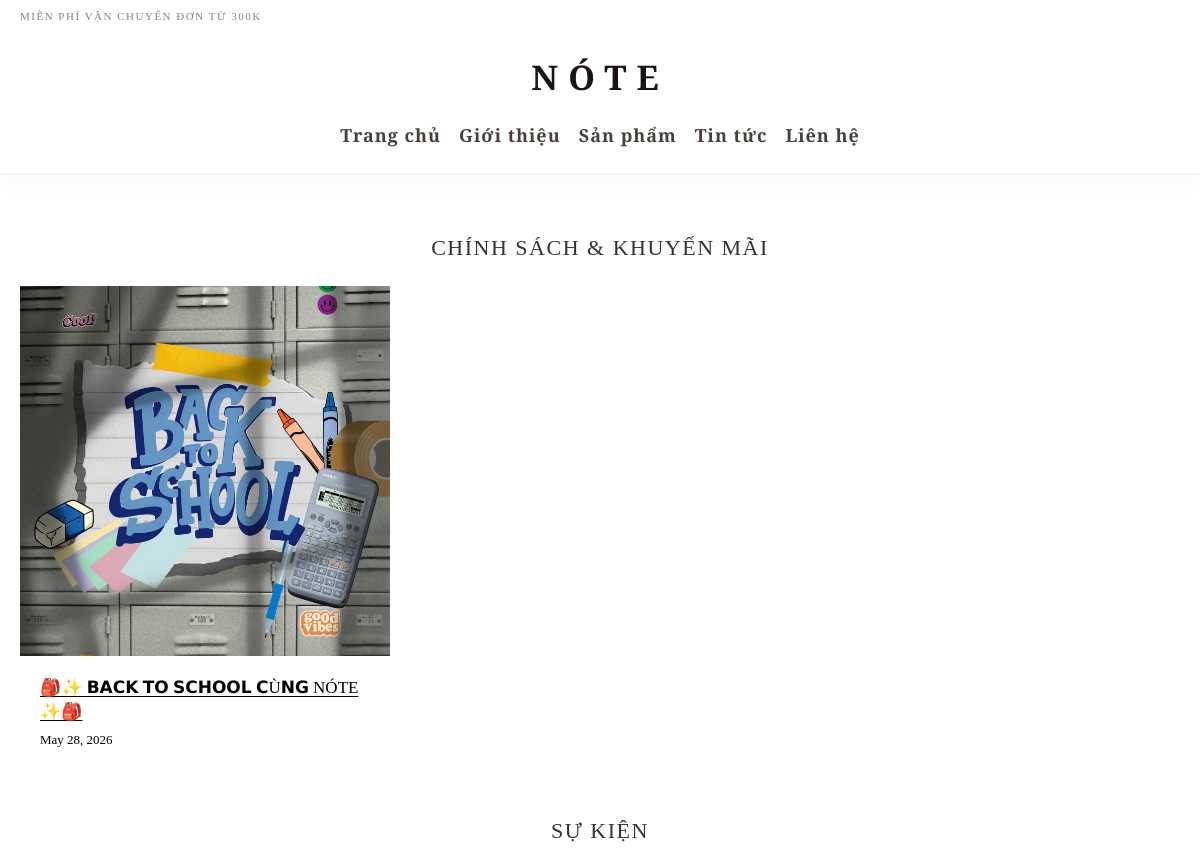
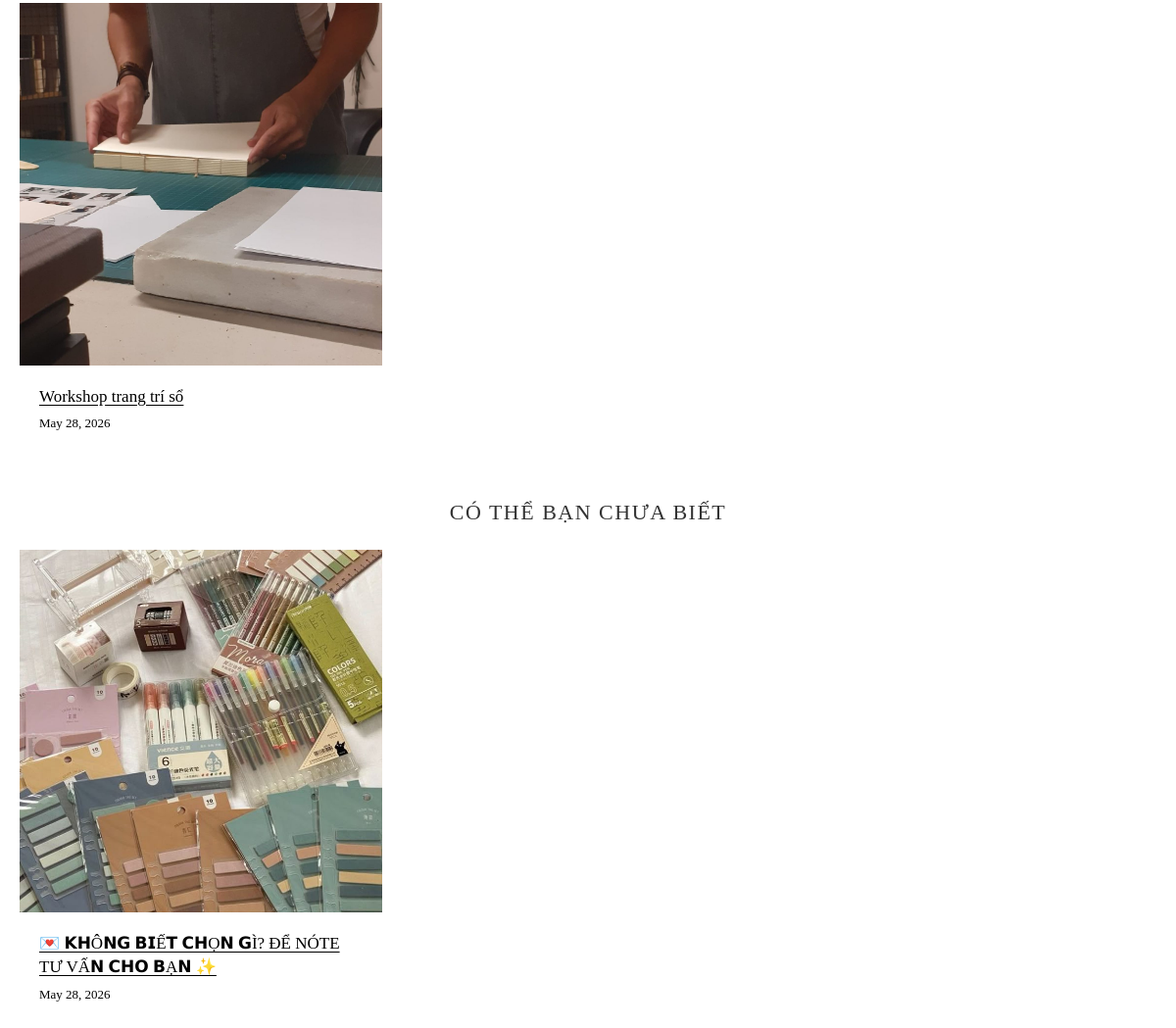
The app's page /tin-tuc/ with its own data (2 pictures, top to bottom).
### vpp_project/vpp_app/models.py (models this page shows, shortened)
class Category(models.Model):
    name = models.CharField(max_length=200)

class Post(models.Model):
    title = models.CharField(max_length=300)
    category = models.ForeignKey(Category, on_delete=models.CASCADE)
    image = models.ImageField(upload_to='news/', blank=True, null=True)
    date = models.DateField(auto_now_add=True)
    content = models.TextField(blank=True)

### vpp_project/vpp_app/views.py (the view)
# urls.py: path('tin-tuc/', views.news, name='news'),
def news(request):
    categories = Category.objects.all()
    posts = Post.objects.all()
    return render(request, 'vpp_app/news.html', {
        'categories': categories,
        'posts': posts
    })

### vpp_project/vpp_app/templates/vpp_app/news.html (shortened to what this page needs)
<!DOCTYPE html>
<html lang="vi">
<head>
{% extends 'vpp_app/base.html' %}
{% block content %}
<body>
    <div class="container">
        {% for category in categories %}
        <section class="category-section">
            <h2 class="category-heading">{{ category.name }}</h2>
            <div class="news-grid">
                {% for post in posts %}
                    {% if post.category == category %}
                    <article class="news-card">
                        <div class="news-thumb">
                            {% if post.image %}
                                <img src="{{ post.image.url }}" alt="{{ post.title }}">
                            {% else %}
                                <img src="https://via.placeholder.com/400" alt="no image">
                            {% endif %}
                        </div>
                        <div class="news-info">
                            <h3><a href="{% url 'post_detail' post.pk %}">{{ post.title }}</a></h3>
                            <span class="news-date">{{ post.date }}</span>
                        </div>
                    </article>
                    {% endif %}
                {% endfor %}
            </div>
        </section>
        {% endfor %}
    </div>
{% endblock %}

### records on screen
Category: name "CHÍNH SÁCH & KHUYẾN MÃI"
Post: image (picture), title "🎒✨ 𝗕𝗔𝗖𝗞 𝗧𝗢 𝗦𝗖𝗛𝗢𝗢𝗟 𝗖Ù𝗡𝗚 NÓTE ✨🎒", date "May 28, 2026"
Category: name "SỰ KIỆN"
Post: image (picture), title "Workshop trang trí sổ", date "May 28, 2026"
Category: name "CÓ THỂ BẠN CHƯA BIẾT"
Post: image (picture), title "💌 𝗞𝗛Ô𝗡𝗚 𝗕𝗜Ế𝗧 𝗖𝗛Ọ𝗡 𝗚Ì? ĐỂ NÓTE TƯ VẤ𝗡 𝗖𝗛𝗢 𝗕Ạ𝗡 ✨", date "May 28, 2026"
